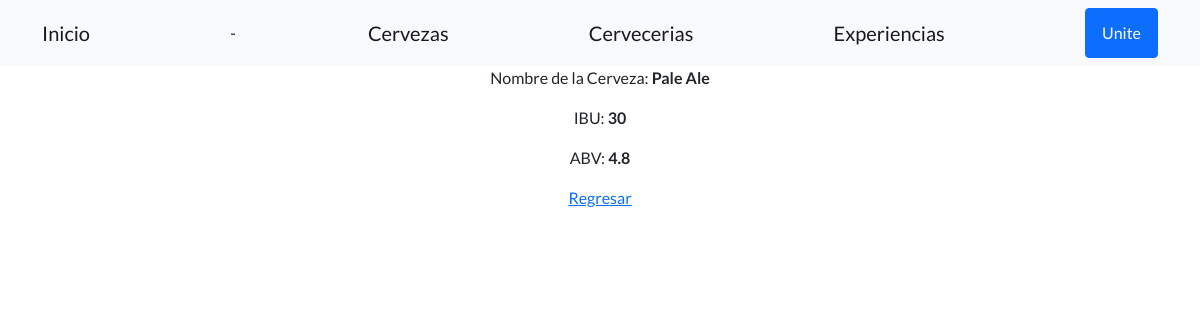
Page /Cerveblog/detalleCervezas/1 on the earlier database version.
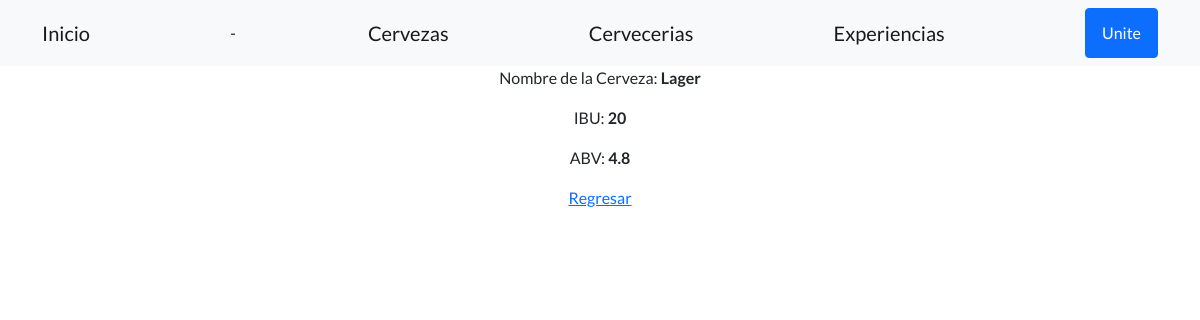
Same page on the later database version.
### GrupoC/models.py (models this page shows, shortened)
class Cerveza(models.Model):
    nombre=models.CharField('nombre', max_length=40)
    IBU=models.IntegerField()
    grad_alcohol=models.FloatField('ABV (%)')

### GrupoC/views.py (the view)
# urls.py: path('detalleCervezas/<pk>', views.CervezaDetail.as_view(),name='Detail'),
class CervezaDetail (DetailView):
    model= Cerveza
    template_name = "GrupoC/cerveza_detail.html"

### GrupoC/Templates/GrupoC/cerveza_detail.html (shortened to what this page needs)
<!DOCTYPE html>
<html lang="en">
<head>
    {% load static %}
    <link href="https://cdn.jsdelivr.net/npm/bootstrap-icons@1.5.0/font/bootstrap-icons.css" rel="stylesheet" type="text/css" />
    <link href="{% static 'GrupoC/css/styles.css' %}" rel="stylesheet" />
</head>
</head>
<body>
    <nav class="navbar navbar-light bg-light static-top">
        <div class="container">
            <a class="navbar-brand" href="{% url 'Inicio' %}">Inicio</a>
            <li class="list-inline-item">-</li>
            <a class="navbar-brand" href="{% url 'List' %}">Cervezas</a>
            <a class="navbar-brand" href="{% url 'ListCerve' %}">Cervecerias</a>
            <a class="navbar-brand" href="{% url 'NewExp' %}">Experiencias</a>
            <a class="btn btn-primary" href="#signup">Unite</a>
        </div>
    </nav>
    <div class="text-center">
        <p>Nombre de la Cerveza: <b>{{ cerveza.nombre }}</b></p>
        <p>IBU: <b>{{ cerveza.IBU }}</b></p>
        <p>ABV: <b>{{ cerveza.grad_alcohol }}</b></p>
        <p>
            <a href="{% url 'List' %}">Regresar</a>
        </p>
    </div>
</body>
</html>

Differences in the rows shown:
changed Cerveza: nombre "Pale Ale" → "Lager"; IBU "30" → "20"
